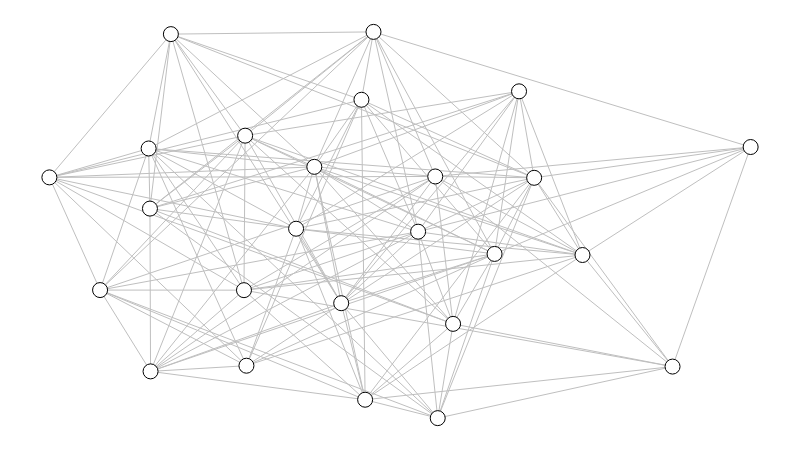

Notebook code cell kept with this figure:
### Markdown cell above
Exemplo de grafo:

(esse grafo representa o *ambiente* do modelo)

### Code cell
def build_graph():
    g = nx.erdos_renyi_graph(NUM_NODES, DENSITY)

    sn.reset_node_colors(g)
    sn.reset_edge_colors(g)

    return g


g = build_graph()

sn.reset_positions(g)

sn.show_graph(g)

### Figure 1 — Plotly figure (JSON) as saved in the notebook; plotly's stock layout.template omitted (floating-point values rounded to 4 significant figures; data arrays with more than 128 entries replaced by an {"elided": "..."} marker saying what was removed)
{"data": [{"hoverinfo": "none", "line": {"color": "rgb(191, 191, 191)", "width": 1}, "mode": "lines", "x": {"elided": "432 float values"}, "y": {"elided": "432 float values"}}, {"hoverinfo": "none", "marker": {"color": "rgb(255, 255, 255)", "line": {"color": "rgb(0, 0, 0)", "width": 1}, "size": 15}, "mode": "markers+text", "text": [], "textfont": {"color": "rgb(0, 0, 0)"}, "textposition": "middle center", "x": [0.2775, 0.1434, 0.2792, 0.3778, 0.5757, 0.6913, 0.8886, 0.07229, 0.7602, 0.6698, 0.4161, 0.4622, 0.1416, 0, 0.4503, 0.5538, 0.1443, 0.1733, 0.6348, 0.445, 0.5258, 1, 0.5502, 0.281, 0.3518], "y": [0.3313, 0.5425, 0.7313, 0.6506, 0.244, 0.6222, 0.1334, 0.3315, 0.4223, 0.846, 0.2976, 1, 0.6981, 0.6233, 0.04766, 0, 0.121, 0.9942, 0.4251, 0.8242, 0.4827, 0.7019, 0.6257, 0.1357, 0.4904]}], "layout": {"height": 450, "margin": {"b": 0, "l": 0, "r": 0, "t": 0}, "showlegend": false, "width": 800, "xaxis": {"showgrid": false, "showticklabels": false, "zeroline": false}, "yaxis": {"showgrid": false, "showticklabels": false, "zeroline": false}}}
